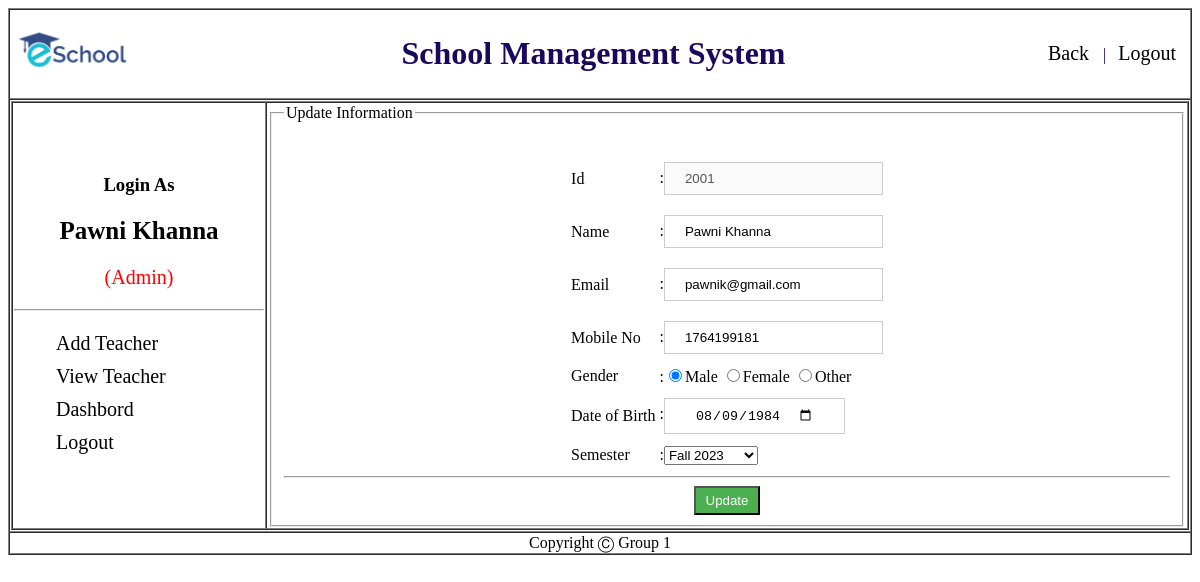
/Admin/view/editTeacher.php?id=2001 (signed in), run on the app's committed database.
### tables this page shows
CREATE TABLE `teacher` (
  `id` varchar(20) NOT NULL,
  `name` varchar(70) NOT NULL,
  `email` varchar(70) NOT NULL,
  `mobile` varchar(70) NOT NULL,
  `gender` varchar(70) NOT NULL,
  `dob` date NOT NULL,
  `subject` varchar(30) NOT NULL,
  `password` varchar(70) NOT NULL
);

### Admin/Model/teacherModel.php (called while the page is built, shortened)
<?php
function getUserbyid($id){
    $conn = getConnection();
    $sql = "select * from teacher where id='$id'";
    $result = mysqli_query($conn,$sql);
    $row = mysqli_fetch_assoc($result);
    return $row;
}
?>

### Admin/View/editTeacher.php (the view, shortened to what this page needs)
<?php
	include('header.php');
	include_once('../model/teacherModel.php');
  $id = $_GET['id'];
  $updatemyinfo = getUserbyid($id);
?>
						<div id="sidebar" class="">
                <ul>
                  <li><a href="addTeacher.php">Add Teacher</a></li>
                  <li><a href="viewTeacher.php">View Teacher</a></li>
                  <li><a href="dashboard.php">Dashbord</a></li>
                  <li><a href="../Controller/logout.php">Logout</a></li>
                </ul>
							</div>
              </td>
              <td>
                <form id="inform" action="../controller/updateCheckTeacher.php" onsubmit="return validation()" method="post">
                <fieldset>
                  <legend>Update Information</legend>
                    <table align="center">
											<tr>
												<td colspan="2">
											</tr>
											<tr>
                        <td>Id</td>
                        <td>:<input type="text" id="id" name="id" disabled value="<?php echo $updatemyinfo['id']; ?>"></td>
                      </tr>
                      <tr>
                        <td>Name</td>
                        <td>:<input type="text" id="name" name="name" value="<?php echo $updatemyinfo['name']; ?>" placeholder="Enter Full Name"></td>
                      </tr>
                      <tr>
                        <td>Email</td>
                        <td>:<input type="email" id="email" name="email" value="<?php echo $updatemyinfo['email']; ?>"></td>
                      </tr>
                      <tr>
                        <td>Mobile No</td>
                        <td>:<input type="text" id="mobile" name="mobile" value="<?php echo $updatemyinfo['mobile']; ?>"></td>
                      </tr>
                      <tr>
                        <td>Gender</td>
                        <td>
                          :<input type="radio" id="gender" name="gender" <?php  if($updatemyinfo['gender']=="male"){?> checked="true" <?php } ?> value="male">Male
                          <input type="radio" id="gender" name="gender"  <?php if($updatemyinfo['gender']=="female"){?> checked="true" <?php } ?>  value="female">Female
                          <input type="radio" id="gender" name="gender" <?php if($updatemyinfo['gender']=="other"){?> checked="true" <?php } ?> value="other">Other
                        </td>
                      </tr>
                      <tr>
                        <td>Date of Birth</td>
                        <td>:<input type="date" id="dob" name="dob" value="<?php echo $updatemyinfo['dob']; ?>"></td>
                      </tr>
											<tr>
												<td>Semester</td>
												<td>:<select id="subject" name="subject">
														<option <?php  if($updatemyinfo['subject']=="Fall 2023"){?> selected="true" <?php } ?> value="Fall 2023">Fall 2023</option>
													</select>
												</td>
											</tr>
                    </table>
                    <hr>
                    <center>
                      <input type="submit" name="update" value="Update">
                  </center>
                </fieldset>
            </td>
            </tr>
            </table>
            </td>
            </tr>
            <?php include('footer.php'); ?>

### Admin/Style/sidebar.css (style rules this page uses)
#sidebar ul li { list-style-type: none; font-size: 20px; padding: 5px 2px; }
#sidebar ul li:last-child { border-bottom: 0; }
#sidebar ul li a { text-decoration: none; color: #000; }
input[type=submit] { background-color: #4CAF50; width: auto; color: white; padding: 5px 10px; cursor: pointer; }
input[type=text],input[type=email], input[type=password] { padding: 8px 20px; margin: 8px 0; display: inline-block; border: 1px solid #ccc; box-sizing: border-box; }
#dob { padding: 8px 30px; margin: 8px 0; display: inline-block; border: 1px solid #ccc; box-sizing: border-box; }

### data on the page
teacher: id "2001", name "Pawni Khanna", email "pawnik@gmail.com", mobile "1764199181", gender "☑", dob "08/09/1984", subject "Fall 2023"

### other printed values
$_COOKIE['name'] "Pawni Khanna"
